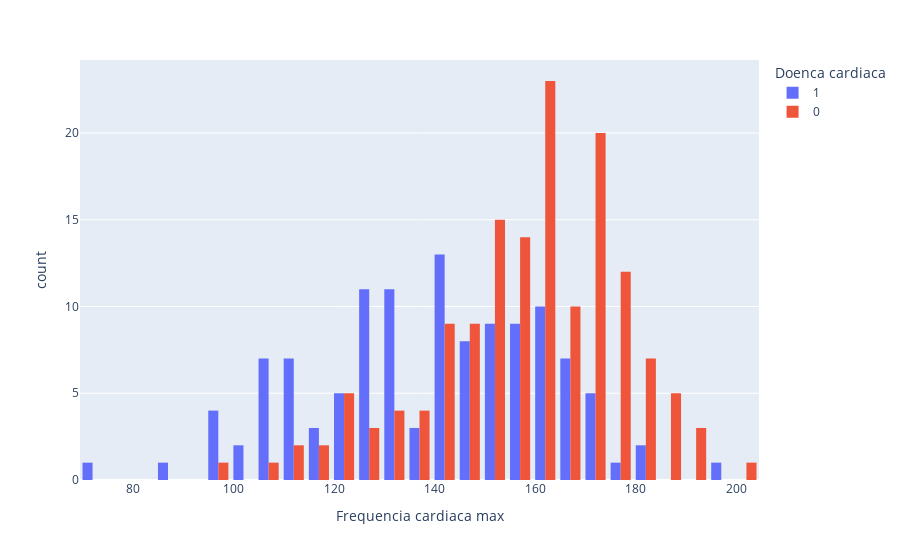

Notebook source saved alongside this figure:
### Markdown cell above
O gráfico de barras apresenta a relação entre os resultados do eletrocardiograma (ECG) em repouso e a presença ou ausência de doença cardíaca. 

**Observações:**

* **ECG Normal é Predominante em Ausência da Doença:** A maioria dos pacientes sem doença cardíaca (laranja) apresenta resultados de ECG normais (categoria 0). 
* **Hipertrofia Ventricular Esquerda (HVE) e Doença Cardíaca:** A categoria 2, que representa HVE, tem uma prevalência maior em pacientes com doença cardíaca (azul).
* **Anormalidade ST-T:** A categoria 1, que indica anormalidade de onda ST-T, apresenta uma quantidade muito pequena de pacientes em ambos os grupos, sendo difícil tirar conclusões significativas apenas com este gráfico.

**Interpretação:**

* **ECG Normal como Indicador:**  Um ECG normal em repouso pode ser um bom indicativo da ausência de doença cardíaca, considerando que a maioria dos pacientes sem a doença se encontra nessa categoria. 
* **HVE como Fator de Risco:**  A maior prevalência de HVE em pacientes com doença cardíaca sugere que essa condição pode ser um fator de risco a ser considerado. HVE é frequentemente associada à hipertensão arterial e pode indicar um esforço maior do coração.
* **Limitação da Anormalidade ST-T:** A baixa quantidade de pacientes na categoria 1 (anormalidade ST-T) impede uma análise mais aprofundada. É importante ressaltar que um ECG em repouso pode não detectar todas as anormalidades cardíacas e, portanto,  não descarta a possibilidade da doença.

### Code cell
px.histogram(df, x='Frequencia cardiaca max', color='Doenca cardiaca', barmode='group')

### Figure 1 — Plotly figure (JSON) as saved in the notebook; plotly's stock layout.template omitted (floating-point values rounded to 4 significant figures; data arrays with more than 128 entries replaced by an {"elided": "..."} marker saying what was removed)
{"data": [{"alignmentgroup": "True", "bingroup": "x", "hovertemplate": "Doenca cardiaca=1<br>Frequencia cardiaca max=%{x}<br>count=%{y}<extra></extra>", "legendgroup": "1", "marker": {"color": "#636efa", "pattern": {"shape": ""}}, "name": "1", "offsetgroup": "1", "orientation": "v", "showlegend": true, "type": "histogram", "x": [109, 141, 142, 142, 170, 154, 145, 120, 155, 129, 165, 150, 140, 126, 150, 138, 125, 181, 134, 126, 177, 120, 114, 125, 125, 143, 103, 142, 112, 152, 152, 140, 147, 105, 130, 111, 128, 169, 109, 108, 168, 118, 156, 71, 124, 147, 166, 157, 162, 117, 161, 144, 133, 103, 139, 116, 88, 99, 160, 169, 132, 96, 144, 132, 163, 195, 95, 160, 114, 173, 111, 165, 182, 154, 130, 174, 146, 125, 106, 122, 147, 163, 150, 158, 105, 112, 125, 156, 162, 171, 141, 173, 145, 131, 159, 131, 126, 127, 132, 97, 136, 146, 140, 161, 145, 120, 150, 160, 144, 158, 155, 142, 113, 153, 132, 158, 132, 160, 168, 108], "xaxis": "x", "yaxis": "y"}, {"alignmentgroup": "True", "bingroup": "x", "hovertemplate": "Doenca cardiaca=0<br>Frequencia cardiaca max=%{x}<br>count=%{y}<extra></extra>", "legendgroup": "0", "marker": {"color": "#EF553B", "pattern": {"shape": ""}}, "name": "0", "offsetgroup": "0", "orientation": "v", "showlegend": true, "type": "histogram", "x": {"elided": "150 int values"}, "xaxis": "x", "yaxis": "y"}], "layout": {"barmode": "group", "legend": {"title": {"text": "Doenca cardiaca"}, "tracegroupgap": 0}, "margin": {"t": 60}, "xaxis": {"anchor": "y", "domain": [0, 1], "title": {"text": "Frequencia cardiaca max"}}, "yaxis": {"anchor": "x", "domain": [0, 1], "title": {"text": "count"}}}}
